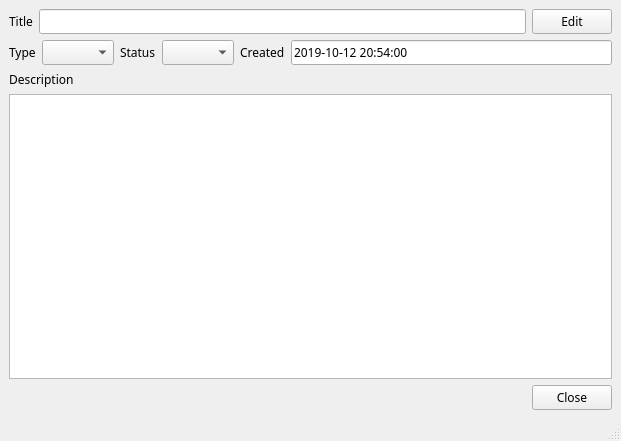
<?xml version="1.0" encoding="UTF-8"?>
<ui version="4.0">
 <class>MainWindow</class>
 <widget class="QMainWindow" name="MainWindow">
  <property name="geometry">
   <rect>
    <x>0</x>
    <y>0</y>
    <width>621</width>
    <height>441</height>
   </rect>
  </property>
  <property name="font">
   <font>
    <family>Noto Sans</family>
   </font>
  </property>
  <property name="windowTitle">
   <string>Issue</string>
  </property>
  <widget class="QWidget" name="centralwidget">
   <layout class="QVBoxLayout" name="verticalLayout">
    <item>
     <layout class="QHBoxLayout" name="horizontalLayout">
      <item>
       <widget class="QLabel" name="labelTitle">
        <property name="text">
         <string>Title</string>
        </property>
       </widget>
      </item>
      <item>
       <widget class="QLineEdit" name="lineTitle"/>
      </item>
      <item>
       <widget class="QPushButton" name="pushBtnEdit">
        <property name="text">
         <string>Edit</string>
        </property>
       </widget>
      </item>
     </layout>
    </item>
    <item>
     <layout class="QHBoxLayout" name="horizontalLayout_2">
      <item>
       <widget class="QLabel" name="labelType">
        <property name="text">
         <string>Type</string>
        </property>
       </widget>
      </item>
      <item>
       <widget class="QComboBox" name="cbType">
        <property name="editable">
         <bool>false</bool>
        </property>
        <property name="currentText">
         <string/>
        </property>
        <property name="currentIndex">
         <number>-1</number>
        </property>
       </widget>
      </item>
      <item>
       <widget class="QLabel" name="labelStatus">
        <property name="text">
         <string>Status</string>
        </property>
       </widget>
      </item>
      <item>
       <widget class="QComboBox" name="cbStatus"/>
      </item>
      <item>
       <widget class="QLabel" name="labelCreatedTime">
        <property name="text">
         <string>Created</string>
        </property>
       </widget>
      </item>
      <item>
       <widget class="QLineEdit" name="leCreatedTime">
        <property name="text">
         <string>2019-10-12 20:54:00</string>
        </property>
       </widget>
      </item>
     </layout>
    </item>
    <item>
     <layout class="QVBoxLayout" name="verticalLayout_2">
      <item>
       <widget class="QLabel" name="labelDescription">
        <property name="text">
         <string>Description</string>
        </property>
       </widget>
      </item>
      <item>
       <widget class="QPlainTextEdit" name="textEditDescription"/>
      </item>
     </layout>
    </item>
    <item>
     <layout class="QHBoxLayout" name="horizontalLayout_3">
      <item>
       <spacer name="horizontalSpacer">
        <property name="orientation">
         <enum>Qt::Horizontal</enum>
        </property>
        <property name="sizeHint" stdset="0">
         <size>
          <width>40</width>
          <height>20</height>
         </size>
        </property>
       </spacer>
      </item>
      <item>
       <widget class="QPushButton" name="pushBtnClose">
        <property name="text">
         <string>Close</string>
        </property>
       </widget>
      </item>
     </layout>
    </item>
   </layout>
  </widget>
  <widget class="QMenuBar" name="menubar">
   <property name="geometry">
    <rect>
     <x>0</x>
     <y>0</y>
     <width>621</width>
     <height>22</height>
    </rect>
   </property>
  </widget>
  <widget class="QStatusBar" name="statusbar"/>
 </widget>
 <resources/>
 <connections/>
</ui>
